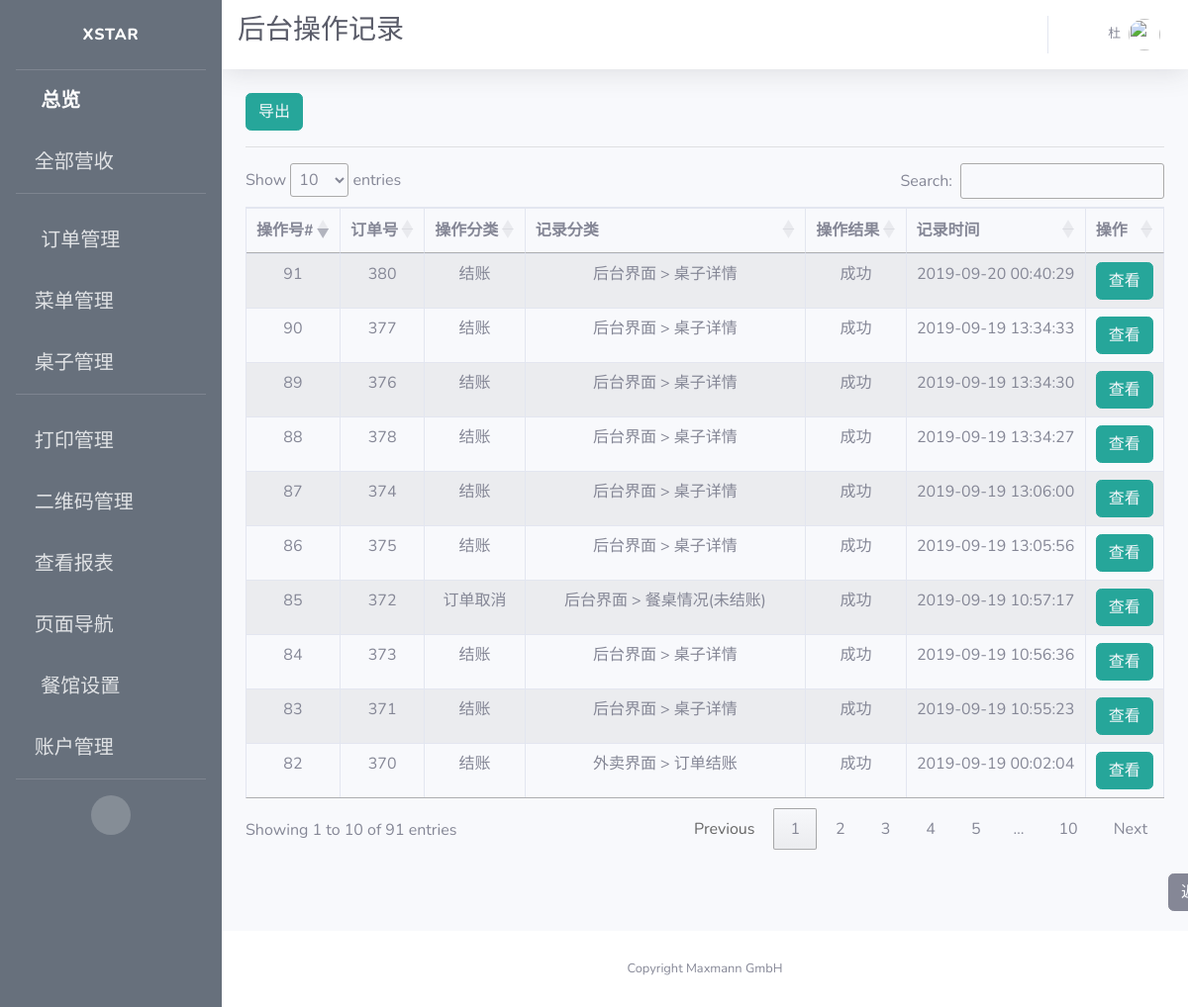
The app's page /view/logs (signed in) with its own data.
### app/models.py (models this page shows, shortened)
class User(UserMixin, db.Model):
    id = db.Column(db.Integer, primary_key=True)
    username = db.Column(db.String(64), index=True, unique=True, nullable=False)
    alias = db.Column(db.String(64))
    email = db.Column(db.String(120), unique=True)
    password_hash = db.Column(db.String(128))
    permissions = db.Column(db.Integer)
    container = db.Column(db.String(300))
    timeCreated = db.Column(db.DateTime, default=datetime.utcnow)

class Log(db.Model):
    id = db.Column(db.Integer, primary_key=True, unique=True, index=True)
    order_id = db.Column(db.Integer)
    operation = db.Column(db.String(100))
    page = db.Column(db.String(100))
    desc = db.Column(db.String(2000))
    status = db.Column(db.String(500))
    time = db.Column(db.String(500))

### app/routes.py (the view)
@app.route('/view/logs')
@login_required
def view_logs():
    logs = Log.query.all()
    context = dict(referrer=request.headers.get('Referer'),
                   title=u"后台操作记录",
                   company_name=company_info.get('company_name'),
                   logs=logs)
    return render_template('view_logs.html', **context)

### app/models.py (called while the page is built)
@login.user_loader
def load_user(id):
    return User.query.get(int(id))

### app/templates/view_logs.html (shortened to what this page needs)
{% extends 'base.html' %}
{% block css %}
<link rel="stylesheet" type="text/css" href="https://cdn.datatables.net/1.10.19/css/jquery.dataTables.css">
<link rel="stylesheet" type="text/css" href="https://cdnjs.cloudflare.com/ajax/libs/twitter-bootstrap/4.1.3/css/bootstrap.css">
<link rel="stylesheet" type="text/css" href="https://cdn.datatables.net/1.10.19/css/dataTables.bootstrap4.min.css">
{% endblock %}
{% block title %}
<h1 class="h3 mb-2 text-gray-800">{{title}}</h1>
<br>
{% endblock %}
{% block content %}
<button type="button" class="btn btn-info" style="border-color:#26a69a; background-color:#26a69a;">
  <a style="color: rgb(247, 249, 252)" href={{ url_for('export_log') }} >
     导出
  </a>
</button>
<hr>
<div class="row">
  <div class="col-sm-12">
    <table id="example" class="table table-striped table-bordered">
      <thead>
        <tr>
          <th>操作号#</th>
          <th>订单号</th>
          <th>操作分类</th>
          <th>记录分类</th>
          <th>操作结果</th>
          <th>记录时间</th>
          <th>操作</th>
        </tr>
      </thead>
      <tbody>
        {% for log in logs %}
        <tr>
            <td>{{ log.id }}</td>
            <td>{{log.order_id}}</td>
            <td>{{log.operation}}</td>
            <td>{{log.page}}</td>
            <td>{{log.status}}</td>
            <td>{{log.time.split(".")[0]}}</td>
            <td style="text-align:center">
              <span>
                <button type="button" class="btn btn-info" style="border-color:#26a69a; background-color:#26a69a;">
                  <a style="color: rgb(247, 249, 252)" href={{ url_for('view_log', log_id=log.id) }}>
                    查看
                  </a>
                </button>
              </span>
            </td>
        </tr>
        {% endfor %}
      </tbody>
    </table>
    </div>
</div>
<br>
<button type="button" class="btn btn-secondary" id="back">
  <a style="color: rgb(247, 249, 252)" href={{ referrer }}>
    返回
</button>
{% endblock %}

### app/templates/base.html (shortened to what this page needs)
<!DOCTYPE html>
<html lang="en">
<head>
  {% block css %}
  {% endblock %}
  <link href="{{ url_for('static', filename='fontawesome-free/css/all.min.css') }}" rel="stylesheet" type="text/css">
  <link href="{{ url_for('static', filename='css/sb-admin-2.min.css')}}" rel="stylesheet">
  <link rel='stylesheet' href='https://cdnjs.cloudflare.com/ajax/libs/flag-icon-css/0.8.2/css/flag-icon.min.css'>
</head>
<body id="page-top">
  <div id="wrapper">
    <ul class="navbar-nav bg-gradient-primary sidebar sidebar-dark accordion" id="accordionSidebar">
      <a class="sidebar-brand d-flex align-items-center justify-content-center" href="{{ url_for('index') }}">
        <div class="sidebar-brand-text mx-3">Xstar</div>
      </a>
      <hr class="sidebar-divider my-0">
      <li class="nav-item active">
        <a class="nav-link" href="{{url_for('index') }}">
          <i class="fas fa-fw fa-tachometer-alt"></i>
          <span>总览</span></a>
      </li>
      <li class="nav-item">
        <a class="nav-link collapsed" href="#" data-toggle="collapse" data-target="#collapseOne" aria-expanded="true" aria-controls="collapseOne">
          <i class="fas fa-money-bill-alt"></i>
          <span>全部营收</span>
        </a>
      </li>
      <hr class="sidebar-divider">
      <li class="nav-item">
        <a class="nav-link collapsed" href="#" data-toggle="collapse" data-target="#collapseTwo" aria-expanded="true" aria-controls="collapseTwo">
          <i class="fas fa-fw fa-cog"></i>
          <span>订单管理</span>
        </a>
      </li>
      <li class="nav-item">
        <a class="nav-link collapsed" href="#" data-toggle="collapse" data-target="#collapseMenu" aria-expanded="true" aria-controls="collapseTwo">
        <i class="fas fa-utensils"></i>
          <span>菜单管理</span>
        </a>
      </li>
      <li class="nav-item">
        <a class="nav-link collapsed" href="#" data-toggle="collapse" data-target="#collapseUtilities" aria-expanded="true" aria-controls="collapseUtilities">
          <i class="fas fa-chair"></i>
          <span>桌子管理</span>
        </a>
      </li>
      <hr class="sidebar-divider">
      <li class="nav-item">
        <a class="nav-link collapsed" href="#" data-toggle="collapse" data-target="#collapsePages" aria-expanded="true" aria-controls="collapsePages">
          <i class="fas fa-print"></i>
          <span>打印管理</span>
        </a>
      </li>
      <li class="nav-item">
        <a class="nav-link" href={{ url_for('qrcode_manage') }}>
          <i class="fas fa-qrcode"></i>
          <span>二维码管理</span>
        </a>
      </li>
      <li class="nav-item">
        <a class="nav-link collapsed" href="#" data-toggle="collapse" data-target="#collapseLogs" aria-expanded="true" aria-controls="collapseUtilities">
          <i class="far fa-sticky-note"></i>
          <span>查看报表</span>
        </a>
      </li>
      <li class="nav-item">
        <a class="nav-link collapsed" href="#" data-toggle="collapse" data-target="#collapseNavigation" aria-expanded="true" aria-controls="collapseUtilities">
          <i class="far fa-compass"></i>
          <span>页面导航</span>
        </a>
      </li>
      <li class="nav-item">
        <a class="nav-link" href="{{ url_for('set_store') }}">
          <i class="fas fa-fw fa-wrench"></i>
          <span>餐馆设置</span></a>
      </li>
      {% if current_user.permissions == 100 %}
      <li class="nav-item">
        <a class="nav-link" href="{{ url_for('boss_users_manage') }}">
          <i class="fas fa-users"></i>
          <span>账户管理</span></a>
      </li>
      {% else %}
      <li class="nav-item">
        <a class="nav-link" href="{{ url_for('users_manage') }}">
          <i class="fas fa-users"></i>
          <span>跑堂人员列表</span></a>
      </li>
      {% endif %}
      <hr class="sidebar-divider d-none d-md-block">
      <div class="text-center d-none d-md-inline">
        <button class="rounded-circle border-0" id="sidebarToggle"></button>
      </div>
    </ul>
    <div id="content-wrapper" class="d-flex flex-column">
      <div id="content">
        <nav class="navbar navbar-expand navbar-light bg-white topbar mb-4 static-top shadow">
          {% block title %}
          {% endblock %}
          <ul class="navbar-nav ml-auto">
            <li class="nav-item dropdown no-arrow">
              <a class="nav-link dropdown-toggle" href="#" id="lanDropdown" role="button" data-toggle="dropdown" aria-haspopup="true" aria-expanded="false">
              </a>
            </li>
            <li class="nav-item dropdown no-arrow">
              <a class="nav-link dropdown-toggle" href="#" id="userDropdown" role="button" data-toggle="dropdown" aria-haspopup="true" aria-expanded="false">
                <span class="mr-2 d-none d-lg-inline text-gray-600 small">{{ current_user.alias }}</span>
                <img class="img-profile rounded-circle" src="https://source.unsplash.com/QAB-WJcbgJk/60x60">
              </a>
            </li>
          </ul>
        </nav>
        <div class="container-fluid">
          {% block content %}{% endblock %}
        </div>
      </div>
      <footer class="sticky-footer bg-white">
        <div class="container my-auto">
          <div class="copyright text-center my-auto">
            <span>Copyright {{ company_name }}</span>
          </div>
        </div>
      </footer>
    </div>
  </div>
</body>
</html>

### app/templates/view_logs.html (style rules this page uses)
#back { margin-left: 932px; margin-bottom:20px; }
table { text-align: center; }

### app/templates/base.html (style rules this page uses)
.bg-gradient-primary { background-image: linear-gradient(180deg,#67707c 10%,#67707c 100%); background-size: cover; }

### records on screen
User: alias "杜"
Log: id "82", order_id "370", operation "结账", page "外卖界面 > 订单结账", status "成功", time "2019-09-19 00:02:04"
Log: id "83", order_id "371", operation "结账", page "后台界面 > 桌子详情", status "成功", time "2019-09-19 10:55:23"
Log: id "84", order_id "373", operation "结账", page "后台界面 > 桌子详情", status "成功", time "2019-09-19 10:56:36"
Log: id "85", order_id "372", operation "订单取消", page "后台界面 > 餐桌情况(未结账)", status "成功", time "2019-09-19 10:57:17"
Log: id "86", order_id "375", operation "结账", page "后台界面 > 桌子详情", status "成功", time "2019-09-19 13:05:56"
Log: id "87", order_id "374", operation "结账", page "后台界面 > 桌子详情", status "成功", time "2019-09-19 13:06:00"
Log: id "88", order_id "378", operation "结账", page "后台界面 > 桌子详情", status "成功", time "2019-09-19 13:34:27"
Log: id "89", order_id "376", operation "结账", page "后台界面 > 桌子详情", status "成功", time "2019-09-19 13:34:30"
Log: id "90", order_id "377", operation "结账", page "后台界面 > 桌子详情", status "成功", time "2019-09-19 13:34:33"
Log: id "91", order_id "380", operation "结账", page "后台界面 > 桌子详情", status "成功", time "2019-09-20 00:40:29"

### other values on screen
{{ title }} "后台操作记录"
{{ company_name }} "Maxmann GmbH"
